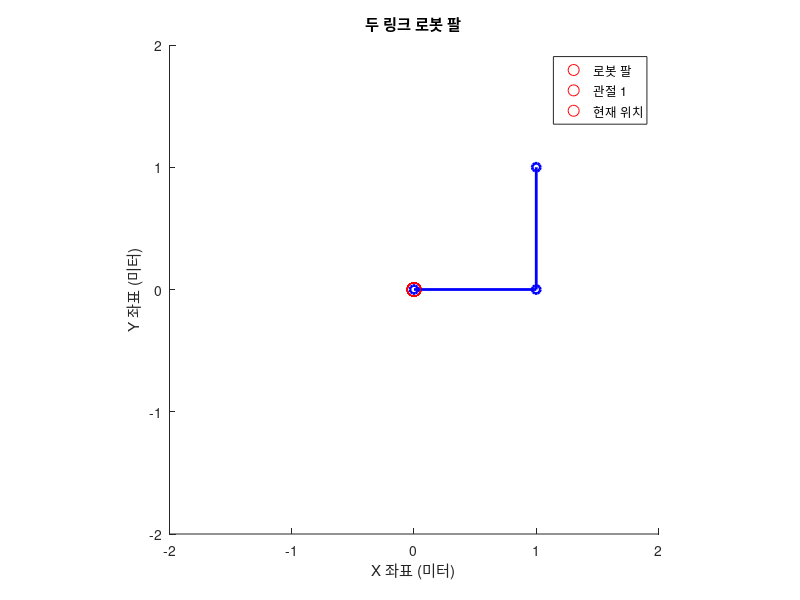

Recreate this plot in MATLAB.
% 두 링크 로봇 팔의 길이 설정
L1 = 1; % 첫 번째 링크 길이 (단위: 미터)
L2 = 1; % 두 번째 링크 길이 (단위: 미터)

% 시작 위치와 목표 위치 설정 (x, y 좌표)
start_x = 0.2;
start_y = 0.2;
target_x = 1;
target_y = 1;

% 이동 간격 설정 (단위: 미터)
step_size = 0.01;

% 이동 속도 설정 (단위: 라디안)
angular_velocity = 0.2; % 라디안/초

% 시작 위치에서 목표 위치까지 선형 보간
distance = norm([target_x - start_x, target_y - start_y]);
num_steps = ceil(distance / step_size);

% 초기 figure 생성
figure;
axis([-2 2 -2 2]); % 축 범위 설정
xlabel('X 좌표 (미터)');
ylabel('Y 좌표 (미터)');
title('두 링크 로봇 팔');

hold on;

for t = 1:num_steps
    % 현재 위치 보간
    current_x = start_x + (target_x - start_x) * (t - 1) / (num_steps - 1);
    current_y = start_y + (target_y - start_y) * (t - 1) / (num_steps - 1);
    
    % 역기구학 (Inverse Kinematics) 계산
    theta2 = acos((current_x^2 + current_y^2 - L1^2 - L2^2) / (2 * L1 * L2));
    theta1 = atan2(current_y, current_x) - atan2((L2 * sin(theta2)), (L1 + L2 * cos(theta2)));
    
    % 로봇 팔 그리기
    if t > 1
        % 이전 팔 위치 삭제
        delete(arm_plot);
    end
    arm_plot = plot([0, L1 * cos(theta1), current_x], [0, L1 * sin(theta1), current_y], 'bo-', 'LineWidth', 2);
    axis equal;
    
    % 관절 위치 표시
    plot(0, 0, 'ro', 'MarkerSize', 10);
    legend('로봇 팔', '관절 1', '현재 위치', 'Location', 'Best');
    
    % 잠시 기다리기 (로봇 팔을 보기 위해)
    pause(0.1);
end

hold off;
